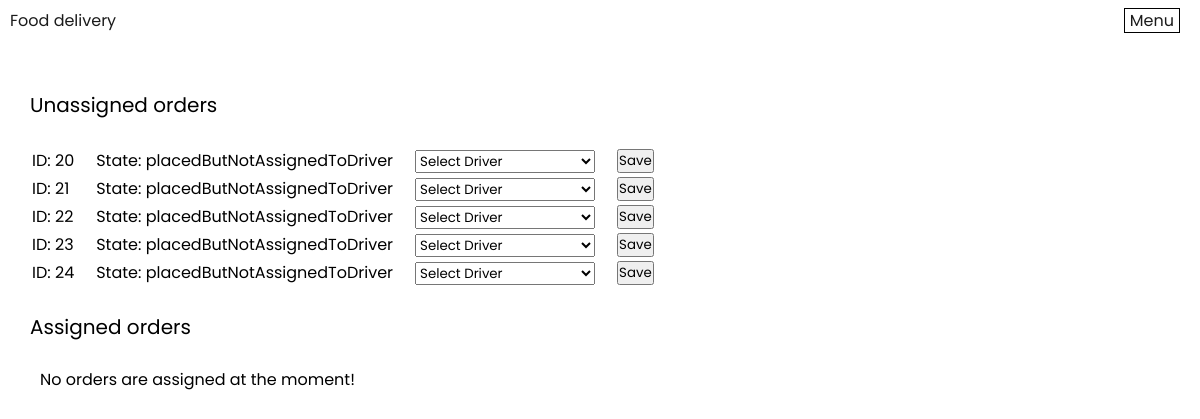
/manageDrivers.php (signed in), run on the app's committed database.
### tables this page shows
CREATE TABLE `order` (
  orderId INT AUTO_INCREMENT NOT NULL PRIMARY KEY,
  additionalInfo TEXT,
  state ENUM("placedButNotAssignedToDriver", "assignedToDriver", "BeingDelivered"),
  dinerId INT NOT NULL,
  driverId INT,
  restaurantId INT NOT NULL,
  FOREIGN KEY (dinerId) REFERENCES person(personId),
  FOREIGN KEY (driverId) REFERENCES person(personId),
  FOREIGN KEY (restaurantId) REFERENCES restaurant(restaurantId)
);

### manageDrivers.php (the view, shortened to what this page needs)
<?php
include "header.php";
include "dbConnect.php"; ?>
<link rel="stylesheet" href="styles/manage-users-style.css">
<div class="main-page-container">
<?php
$orders = $pdo->query("SELECT orderId,O.state,Name,Surname FROM `order` O LEFT JOIN person on driverId = personId")->fetchAll(PDO::FETCH_ASSOC);
$drivers = $pdo->query("SELECT personId,Name,Surname, COUNT(orderId) as pocet FROM person LEFT JOIN `order` on person.personId = `order`.driverId where person.state='driver' group by personId,Name,Surname order by Count(orderId)
")->fetchAll(PDO::FETCH_ASSOC);
print_orders_and_drivers($orders,$drivers);
function print_orders_and_drivers($orders,$drivers){
    echo "<p class='orders-p'>Unassigned orders</p><br>";
    echo "<table class=\"person-table\"> ";
    $unnasigned = [];
    foreach ($orders as $order) {
        if ($order['state']=='placedButNotAssignedToDriver'){
            print_order($order,$drivers,false);
        }
        else{
            array_push($unnasigned,$order);
        }
    }
    echo "</table><br>";
    echo "<p class='orders-p'>Assigned orders</p><br>";
    echo "<table class=\"person-table\"> ";
    if(empty($unnasigned)){
        echo "<p style='margin-left:30px'> No orders are assigned at the moment!</p>";
    }
    echo "</table>";
        }
function print_order($order,$drivers,$assigned){
    $order_id = $order['orderId'];
            echo <<<HTML
            <tr>
                <td class="person-td">ID: $order_id</td>
HTML;
                if(!$assigned){
                    echo"<td class=\"person-td\">State: {$order['state']}</td>";
                }
echo <<<HTML
                <td class="person-td">
                    <form action="#" method="post">
                    <select name="AssignDriver">
                        <option value="" selected disabled hidden>Select Driver</option>
HTML;
            echo <<<HTML
                    </select>
                </td>
                <td class="person-td"><input type="submit" name="submit" value="Save"></td>
                </form>
            </tr>
HTML;
}
?>
</div>

### styles/style.css (style rules this page uses)
* { box-sizing: border-box; margin: 0; padding: 0; font-family: 'Poppins', sans-serif; }
.main-page-container { max-width: 1300px; margin: 0 auto; padding: 0 10px; position: relative; }

### styles/manage-users-style.css (style rules this page uses)
.person-table { margin-left: 20px; margin-right: 20px; }
.person-td { text-align: left; padding-right:20px; }
.orders-p { margin-left: 20px; font-size: 20px; }

### data on the page
order: orderId "20", state "placedButNotAssignedToDriver"
order: orderId "21", state "placedButNotAssignedToDriver"
order: orderId "22", state "placedButNotAssignedToDriver"
order: orderId "23", state "placedButNotAssignedToDriver"
order: orderId "24", state "placedButNotAssignedToDriver"
